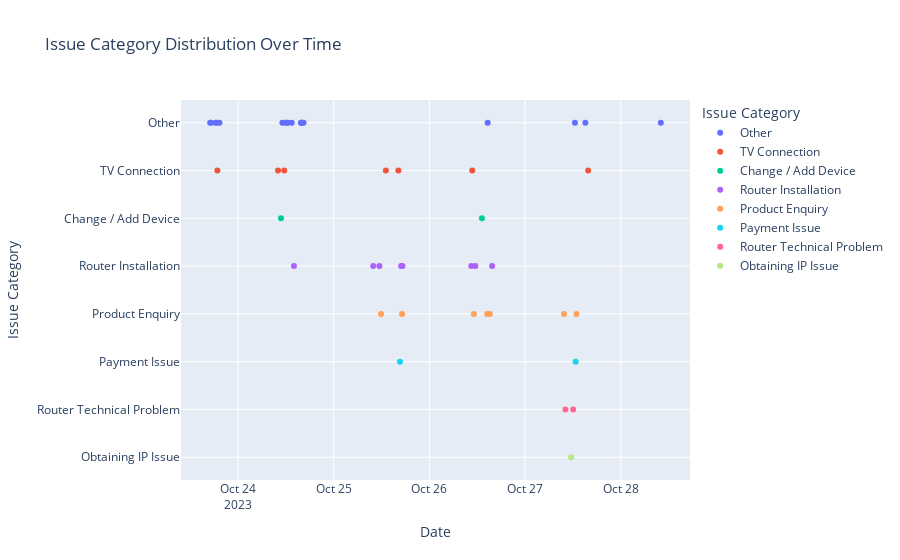

The notebook cell saved with this chart:
### Markdown cell above
#### Plotly

### Code cell
import sqlite3
import pandas as pd
import plotly.express as px

# Connect to SQLite database
conn = sqlite3.connect('transcriptions.db')

# Fetch data from the database
query = "SELECT date, issue_category FROM transcriptions WHERE issue_category IS NOT NULL"
df = pd.read_sql_query(query, conn)

# Convert 'date' column to datetime format
df['date'] = pd.to_datetime(df['date'])

# Create a scatter plot using Plotly
fig = px.scatter(df, x='date', y='issue_category', color='issue_category',
                 title='Issue Category Distribution Over Time',
                 labels={'date': 'Date', 'issue_category': 'Issue Category'})

# Show the plot
fig.show()

### Figure 1 — Plotly figure (JSON) as saved in the notebook; plotly's stock layout.template omitted (floating-point values rounded to 4 significant figures)
{"data": [{"hovertemplate": "Issue Category=%{y}<br>Date=%{x}<extra></extra>", "legendgroup": "Other", "marker": {"color": "#636efa", "symbol": "circle"}, "mode": "markers", "name": "Other", "orientation": "v", "showlegend": true, "type": "scatter", "x": ["2023-10-23T17:01:03", "2023-10-23T17:14:53", "2023-10-23T18:23:25", "2023-10-23T18:33:23", "2023-10-23T19:20:24", "2023-10-24T11:07:08", "2023-10-24T11:52:11", "2023-10-24T12:17:17", "2023-10-24T12:26:22", "2023-10-24T13:28:05", "2023-10-24T15:46:44", "2023-10-24T15:52:41", "2023-10-24T15:58:38", "2023-10-24T16:25:20", "2023-10-26T14:37:26", "2023-10-27T12:30:20", "2023-10-27T15:07:46", "2023-10-28T10:02:46"], "xaxis": "x", "y": ["Other", "Other", "Other", "Other", "Other", "Other", "Other", "Other", "Other", "Other", "Other", "Other", "Other", "Other", "Other", "Other", "Other", "Other"], "yaxis": "y"}, {"hovertemplate": "Issue Category=%{y}<br>Date=%{x}<extra></extra>", "legendgroup": "TV Connection", "marker": {"color": "#EF553B", "symbol": "circle"}, "mode": "markers", "name": "TV Connection", "orientation": "v", "showlegend": true, "type": "scatter", "x": ["2023-10-23T18:48:51", "2023-10-24T10:01:06", "2023-10-24T11:35:40", "2023-10-25T13:04:46", "2023-10-25T16:12:58", "2023-10-26T10:45:14", "2023-10-27T15:49:38"], "xaxis": "x", "y": ["TV Connection", "TV Connection", "TV Connection", "TV Connection", "TV Connection", "TV Connection", "TV Connection"], "yaxis": "y"}, {"hovertemplate": "Issue Category=%{y}<br>Date=%{x}<extra></extra>", "legendgroup": "Change / Add Device", "marker": {"color": "#00cc96", "symbol": "circle"}, "mode": "markers", "name": "Change / Add Device", "orientation": "v", "showlegend": true, "type": "scatter", "x": ["2023-10-24T10:45:56", "2023-10-26T13:10:39"], "xaxis": "x", "y": ["Change / Add Device", "Change / Add Device"], "yaxis": "y"}, {"hovertemplate": "Issue Category=%{y}<br>Date=%{x}<extra></extra>", "legendgroup": "Router Installation", "marker": {"color": "#ab63fa", "symbol": "circle"}, "mode": "markers", "name": "Router Installation", "orientation": "v", "showlegend": true, "type": "scatter", "x": ["2023-10-24T14:01:17", "2023-10-25T09:55:09", "2023-10-25T11:28:14", "2023-10-25T16:54:28", "2023-10-25T17:15:41", "2023-10-26T10:29:49", "2023-10-26T11:31:04", "2023-10-26T15:44:33"], "xaxis": "x", "y": ["Router Installation", "Router Installation", "Router Installation", "Router Installation", "Router Installation", "Router Installation", "Router Installation", "Router Installation"], "yaxis": "y"}, {"hovertemplate": "Issue Category=%{y}<br>Date=%{x}<extra></extra>", "legendgroup": "Product Enquiry", "marker": {"color": "#FFA15A", "symbol": "circle"}, "mode": "markers", "name": "Product Enquiry", "orientation": "v", "showlegend": true, "type": "scatter", "x": ["2023-10-25T11:52:14", "2023-10-25T17:09:07", "2023-10-26T11:09:39", "2023-10-26T14:29:05", "2023-10-26T15:10:32", "2023-10-27T09:46:30", "2023-10-27T12:53:38"], "xaxis": "x", "y": ["Product Enquiry", "Product Enquiry", "Product Enquiry", "Product Enquiry", "Product Enquiry", "Product Enquiry", "Product Enquiry"], "yaxis": "y"}, {"hovertemplate": "Issue Category=%{y}<br>Date=%{x}<extra></extra>", "legendgroup": "Payment Issue", "marker": {"color": "#19d3f3", "symbol": "circle"}, "mode": "markers", "name": "Payment Issue", "orientation": "v", "showlegend": true, "type": "scatter", "x": ["2023-10-25T16:37:06", "2023-10-27T12:41:13"], "xaxis": "x", "y": ["Payment Issue", "Payment Issue"], "yaxis": "y"}, {"hovertemplate": "Issue Category=%{y}<br>Date=%{x}<extra></extra>", "legendgroup": "Router Technical Problem", "marker": {"color": "#FF6692", "symbol": "circle"}, "mode": "markers", "name": "Router Technical Problem", "orientation": "v", "showlegend": true, "type": "scatter", "x": ["2023-10-27T10:06:59", "2023-10-27T12:04:17"], "xaxis": "x", "y": ["Router Technical Problem", "Router Technical Problem"], "yaxis": "y"}, {"hovertemplate": "Issue Category=%{y}<br>Date=%{x}<extra></extra>", "legendgroup": "Obtaining IP Issue", "marker": {"color": "#B6E880", "symbol": "circle"}, "mode": "markers", "name": "Obtaining IP Issue", "orientation": "v", "showlegend": true, "type": "scatter", "x": ["2023-10-27T11:32:52"], "xaxis": "x", "y": ["Obtaining IP Issue"], "yaxis": "y"}], "layout": {"legend": {"title": {"text": "Issue Category"}, "tracegroupgap": 0}, "title": {"text": "Issue Category Distribution Over Time"}, "xaxis": {"anchor": "y", "domain": [0, 1], "title": {"text": "Date"}}, "yaxis": {"anchor": "x", "categoryarray": ["Obtaining IP Issue", "Router Technical Problem", "Payment Issue", "Product Enquiry", "Router Installation", "Change / Add Device", "TV Connection", "Other"], "categoryorder": "array", "domain": [0, 1], "title": {"text": "Issue Category"}}}}
